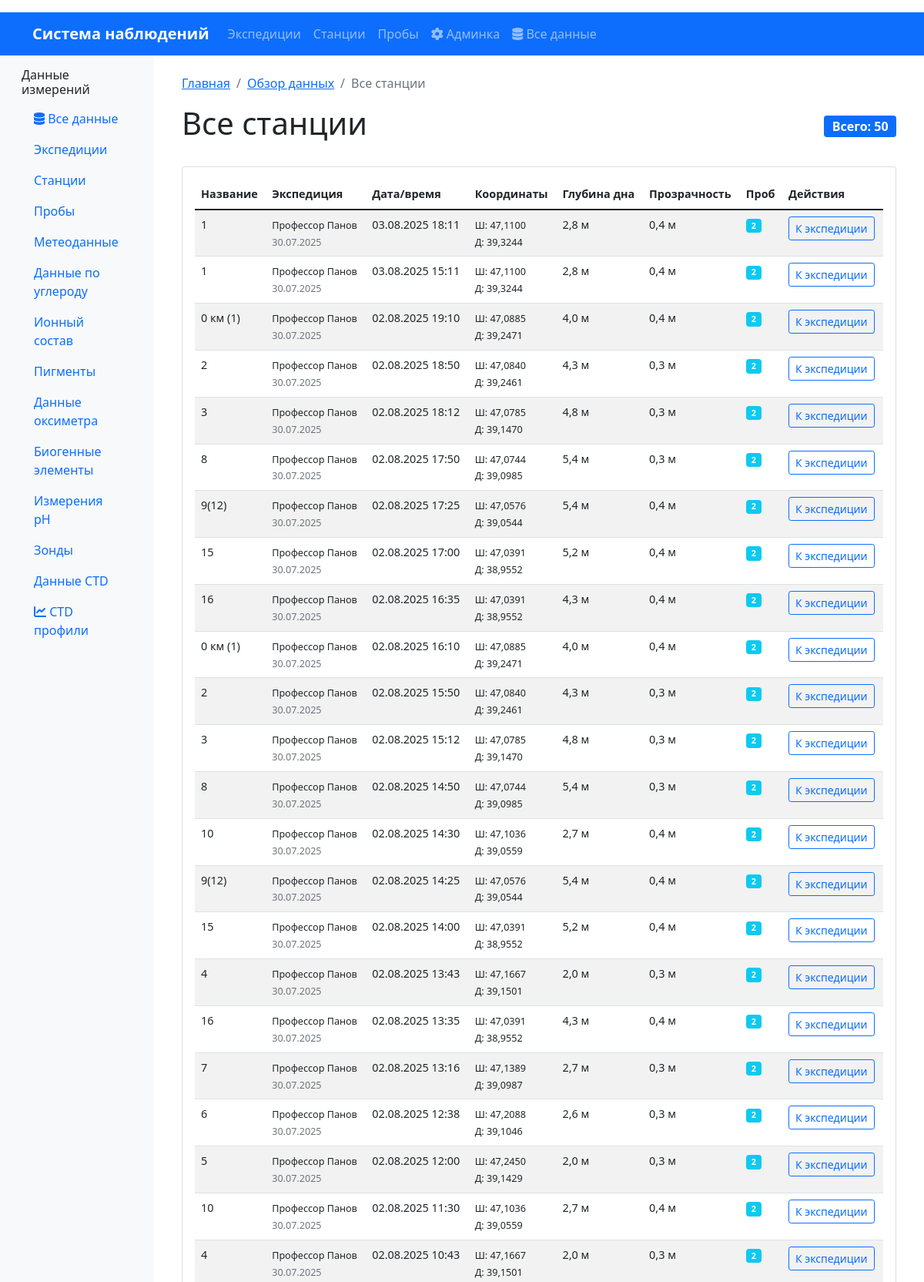
/data/stations/ (upper part), run on the app's committed database.
### oceanography/models.py (models this page shows, shortened)
class Station(models.Model):
    station_id = models.AutoField(primary_key=True)
    expedition = models.ForeignKey(Expedition, on_delete=models.CASCADE, verbose_name="Экспедиция", related_name='stations')
    station_name = models.CharField(max_length=200, verbose_name="Название станции")
    datetime = models.DateTimeField(verbose_name="Дата и время станции")  # НОВОЕ ПОЛЕ
    latitude = models.DecimalField(max_digits=9, decimal_places=6, verbose_name="Широта")
    longitude = models.DecimalField(max_digits=9, decimal_places=6, verbose_name="Долгота")
    bottom_depth = models.DecimalField(max_digits=7, decimal_places=2, null=True, blank=True, verbose_name="Глубина дна (м)")
    secchi_depth = models.DecimalField(max_digits=5, decimal_places=2, null=True, blank=True, verbose_name="Прозрачность по диску Секки (м)")
    class Meta:
        db_table = 'stations'
        verbose_name = "Станция"
        verbose_name_plural = "Станции"
        indexes = [
            models.Index(fields=['expedition', 'datetime']),
            models.Index(fields=['latitude', 'longitude']),
            models.Index(fields=['datetime']),
        ]
        unique_together = ['expedition', 'datetime']
        ordering = ['expedition', 'datetime']

class Expedition(models.Model):
    expedition_id = models.AutoField(primary_key=True)
    start_date = models.DateField(verbose_name="Дата начала экспедиции")
    end_date = models.DateField(verbose_name="Дата окончания экспедиции")
    platform = models.CharField(max_length=200, verbose_name="Название судна/платформы")
    area = models.CharField(max_length=300, verbose_name="Район работ")
    class Meta:
        db_table = 'expeditions'
        verbose_name = "Экспедиция"
        verbose_name_plural = "Экспедиции"
        indexes = [
            models.Index(fields=['start_date']),
            models.Index(fields=['platform']),
            models.Index(fields=['area']),
        ]
        ordering = ['-start_date']

### oceanography/views.py (the view)
# urls.py: path('data/stations/', StationDataView.as_view(), name='data_stations'),
class StationDataView(ListView):
    model = Station
    template_name = 'oceanography/data_stations.html'
    context_object_name = 'stations'
    paginate_by = 50
    def get_queryset(self):
        return Station.objects.select_related('expedition').annotate(
            samples_count=Count('samples')
        ).order_by('-datetime')
    def get_context_data(self, **kwargs):
        context = super().get_context_data(**kwargs)
        context['breadcrumbs'] = [
            {'url': reverse('oceanography:home'), 'name': 'Главная'},
            {'url': reverse('oceanography:data_overview'), 'name': 'Обзор данных'},
            {'url': '', 'name': 'Все станции'}
        ]
        return context

### oceanography/templates/oceanography/data_stations.html (shortened to what this page needs)
{% extends 'base.html' %}
{% load humanize %}
{% block content %}
    {% include 'include/_breadcrumbs.html' %}
    <div class="d-flex justify-content-between align-items-center mb-4">
        <h1>Все станции</h1>
        <span class="badge bg-primary fs-6">Всего: {{ stations.count|intcomma }}</span>
    </div>
    <div class="card">
        <div class="card-body">
            <div class="table-responsive">
                <table class="table table-striped table-hover data-table">
                    <thead>
                        <tr>
                            <th>Название</th>
                            <th>Экспедиция</th>
                            <th>Дата/время</th>
                            <th>Координаты</th>
                            <th>Глубина дна</th>
                            <th>Прозрачность</th>
                            <th>Проб</th>
                            <th>Действия</th>
                        </tr>
                    </thead>
                    <tbody>
                        {% for station in stations %}
                        <tr>
                            <td>{{ station.station_name }}</td>
                            <td>
                                <small>{{ station.expedition.platform }}</small>
                                <br>
                                <small class="text-muted">{{ station.expedition.start_date|date:"d.m.Y" }}</small>
                            </td>
                            <td>{{ station.datetime|date:"d.m.Y H:i" }}</td>
                            <td>
                                <small>Ш: {{ station.latitude|floatformat:4 }}</small>
                                <br>
                                <small>Д: {{ station.longitude|floatformat:4 }}</small>
                            </td>
                            <td>
                                {% if station.bottom_depth %}
                                    {{ station.bottom_depth|floatformat:1 }} м
                                {% else %}
                                    <span class="text-muted">—</span>
                                {% endif %}
                            </td>
                            <td>
                                {% if station.secchi_depth %}
                                    {{ station.secchi_depth|floatformat:1 }} м
                                {% else %}
                                    <span class="text-muted">—</span>
                                {% endif %}
                            </td>
                            <td>
                                <span class="badge bg-info">{{ station.samples_count }}</span>
                            </td>
                            <td>
                                <a href="{% url 'oceanography:expedition_detail' station.expedition.pk %}"
                                   class="btn btn-sm btn-outline-primary">
                                    К экспедиции
                                </a>
                            </td>
                        </tr>
                        {% empty %}
                        <tr>
                            <td colspan="8" class="text-center text-muted py-4">
                                Станции не найдены
                            </td>
                        </tr>
                        {% endfor %}
                    </tbody>
                </table>
            </div>
        </div>
    </div>
{% endblock %}

### oceanography/templates/base.html (style rules this page uses)
.data-table { font-size: 0.9rem; }
.card { transition: transform 0.2s; }

### data on the page
Station: station_name "1", expedition.platform "Профессор Панов", expedition.start_date "30.07.2025", datetime "03.08.2025 18:11", latitude "47,1100", longitude "39,3244", bottom_depth "2,8", secchi_depth "0,4", samples_count "2"
Station: station_name "1", expedition.platform "Профессор Панов", expedition.start_date "30.07.2025", datetime "03.08.2025 15:11", latitude "47,1100", longitude "39,3244", bottom_depth "2,8", secchi_depth "0,4", samples_count "2"
Station: station_name "0 км (1)", expedition.platform "Профессор Панов", expedition.start_date "30.07.2025", datetime "02.08.2025 19:10", latitude "47,0885", longitude "39,2471", bottom_depth "4,0", secchi_depth "0,4", samples_count "2"
Station: station_name "2", expedition.platform "Профессор Панов", expedition.start_date "30.07.2025", datetime "02.08.2025 18:50", latitude "47,0840", longitude "39,2461", bottom_depth "4,3", secchi_depth "0,3", samples_count "2"
Station: station_name "3", expedition.platform "Профессор Панов", expedition.start_date "30.07.2025", datetime "02.08.2025 18:12", latitude "47,0785", longitude "39,1470", bottom_depth "4,8", secchi_depth "0,3", samples_count "2"
Station: station_name "8", expedition.platform "Профессор Панов", expedition.start_date "30.07.2025", datetime "02.08.2025 17:50", latitude "47,0744", longitude "39,0985", bottom_depth "5,4", secchi_depth "0,3", samples_count "2"
Station: station_name "9(12)", expedition.platform "Профессор Панов", expedition.start_date "30.07.2025", datetime "02.08.2025 17:25", latitude "47,0576", longitude "39,0544", bottom_depth "5,4", secchi_depth "0,4", samples_count "2"
Station: station_name "15", expedition.platform "Профессор Панов", expedition.start_date "30.07.2025", datetime "02.08.2025 17:00", latitude "47,0391", longitude "38,9552", bottom_depth "5,2", secchi_depth "0,4", samples_count "2"
Station: station_name "16", expedition.platform "Профессор Панов", expedition.start_date "30.07.2025", datetime "02.08.2025 16:35", latitude "47,0391", longitude "38,9552", bottom_depth "4,3", secchi_depth "0,4", samples_count "2"
Station: station_name "0 км (1)", expedition.platform "Профессор Панов", expedition.start_date "30.07.2025", datetime "02.08.2025 16:10", latitude "47,0885", longitude "39,2471", bottom_depth "4,0", secchi_depth "0,4", samples_count "2"
Station: station_name "2", expedition.platform "Профессор Панов", expedition.start_date "30.07.2025", datetime "02.08.2025 15:50", latitude "47,0840", longitude "39,2461", bottom_depth "4,3", secchi_depth "0,3", samples_count "2"
Station: station_name "3", expedition.platform "Профессор Панов", expedition.start_date "30.07.2025", datetime "02.08.2025 15:12", latitude "47,0785", longitude "39,1470", bottom_depth "4,8", secchi_depth "0,3", samples_count "2"
Station: station_name "8", expedition.platform "Профессор Панов", expedition.start_date "30.07.2025", datetime "02.08.2025 14:50", latitude "47,0744", longitude "39,0985", bottom_depth "5,4", secchi_depth "0,3", samples_count "2"
Station: station_name "10", expedition.platform "Профессор Панов", expedition.start_date "30.07.2025", datetime "02.08.2025 14:30", latitude "47,1036", longitude "39,0559", bottom_depth "2,7", secchi_depth "0,4", samples_count "2"
Station: station_name "9(12)", expedition.platform "Профессор Панов", expedition.start_date "30.07.2025", datetime "02.08.2025 14:25", latitude "47,0576", longitude "39,0544", bottom_depth "5,4", secchi_depth "0,4", samples_count "2"
Station: station_name "15", expedition.platform "Профессор Панов", expedition.start_date "30.07.2025", datetime "02.08.2025 14:00", latitude "47,0391", longitude "38,9552", bottom_depth "5,2", secchi_depth "0,4", samples_count "2"
Station: station_name "4", expedition.platform "Профессор Панов", expedition.start_date "30.07.2025", datetime "02.08.2025 13:43", latitude "47,1667", longitude "39,1501", bottom_depth "2,0", secchi_depth "0,3", samples_count "2"
Station: station_name "16", expedition.platform "Профессор Панов", expedition.start_date "30.07.2025", datetime "02.08.2025 13:35", latitude "47,0391", longitude "38,9552", bottom_depth "4,3", secchi_depth "0,4", samples_count "2"
Station: station_name "7", expedition.platform "Профессор Панов", expedition.start_date "30.07.2025", datetime "02.08.2025 13:16", latitude "47,1389", longitude "39,0987", bottom_depth "2,7", secchi_depth "0,3", samples_count "2"
Station: station_name "6", expedition.platform "Профессор Панов", expedition.start_date "30.07.2025", datetime "02.08.2025 12:38", latitude "47,2088", longitude "39,1046", bottom_depth "2,6", secchi_depth "0,3", samples_count "2"
Station: station_name "5", expedition.platform "Профессор Панов", expedition.start_date "30.07.2025", datetime "02.08.2025 12:00", latitude "47,2450", longitude "39,1429", bottom_depth "2,0", secchi_depth "0,3", samples_count "2"
Station: station_name "10", expedition.platform "Профессор Панов", expedition.start_date "30.07.2025", datetime "02.08.2025 11:30", latitude "47,1036", longitude "39,0559", bottom_depth "2,7", secchi_depth "0,4", samples_count "2"
Station: station_name "4", expedition.platform "Профессор Панов", expedition.start_date "30.07.2025", datetime "02.08.2025 10:43", latitude "47,1667", longitude "39,1501", bottom_depth "2,0", secchi_depth "0,3", samples_count "2"

### other printed values
{{ crumb.name }} "Главная" "Обзор данных"
{{ crumb.name }} "Все станции"
{{ stations.count|intcomma }} "50"
